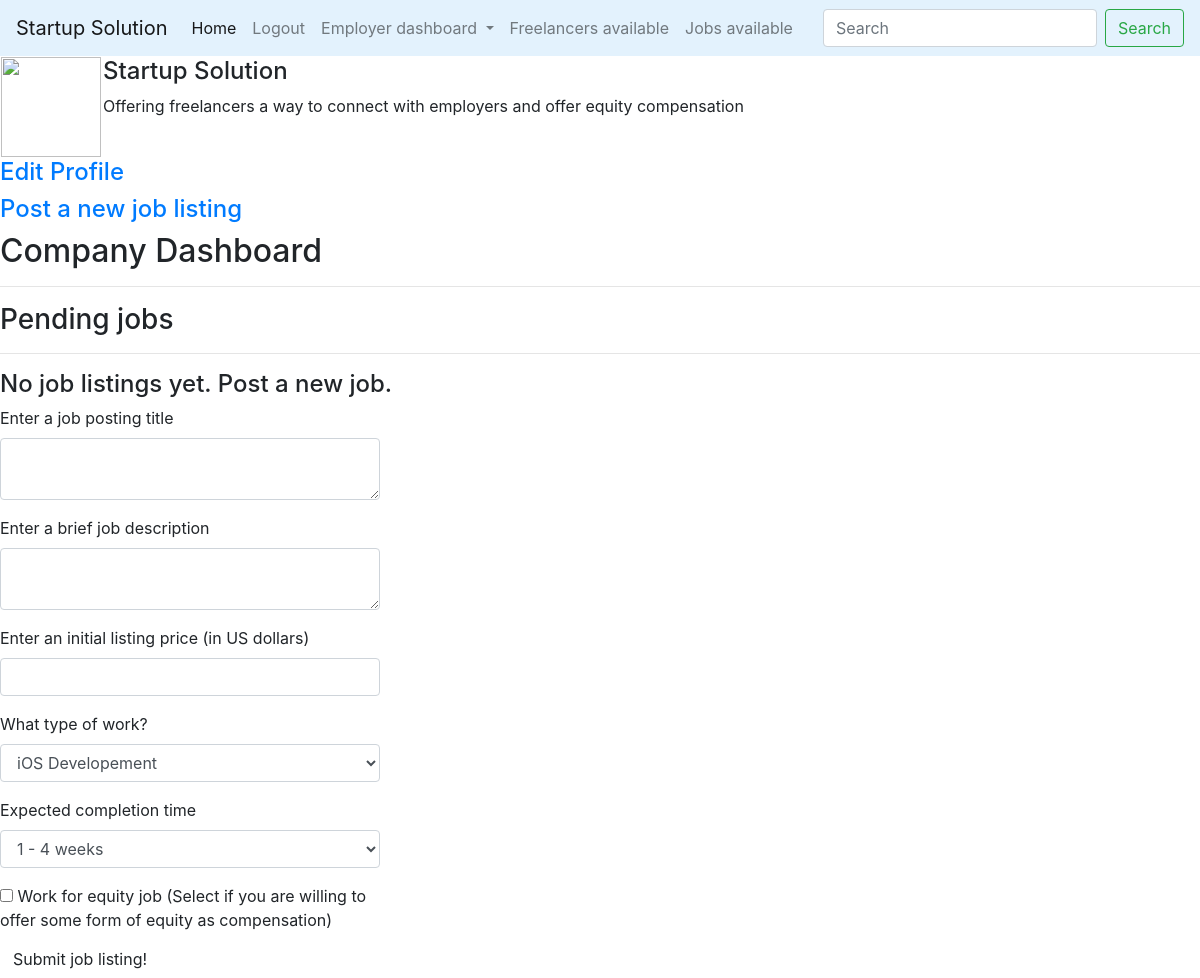
Before: /company/Startup Solution (signed in) with the older database file.
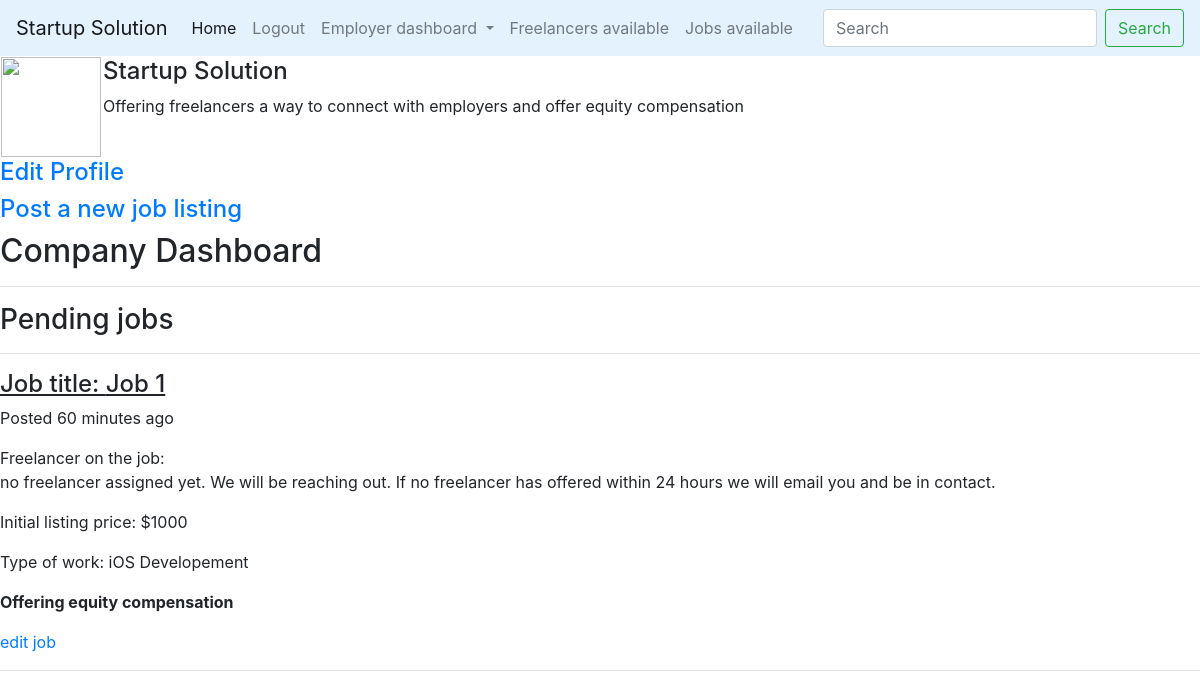
After: the same page with the newer database file.
### app/models.py (models this page shows, shortened)
class Job(db.Model):
    id = db.Column(db.Integer, primary_key=True)
    name = db.Column(db.String(64), index=True)
    job_description = db.Column(db.String(1000))
    offer_price = db.Column(db.Integer, index=True)
    job_type = db.Column(db.String(200), index=True)
    equity_job = db.Column(db.Boolean)
    posted_on = db.Column(db.DateTime)
    estimated_developement_time = db.Column(db.String(40), index=True)
    is_complete = db.Column(db.Boolean)
    startup_id = db.Column(db.Integer, db.ForeignKey('startup.id'))
    user_id = db.Column(db.Integer, db.ForeignKey('user.id'))
    def time_elapsed(self):
        try:
            time = datetime.utcnow() - self.posted_on
        except TypeError:
            return ('hours', 5)
        hours = time.days*24 + time.seconds/3600
        if hours > 24:
            return ('days', int(round(time.days)))
        elif hours < 24 and hours > 1:
            return ('hours', int(round(hours)))
        elif hours < 1:
            return ('minutes', int(round(time.seconds/60, 0)))
        elif hours < 1 and time.seconds/60 < 1:
            return ('just now', 'just now')
    def info(self):
        return '<Job {0}>'.format(self.name)
    __repr__ = info

### app/routes.py (the view, shortened to what this page needs)
@app.route('/company/<company_name>', methods=['GET', 'POST'])
@login_required
def company(company_name):
    company = Startup.query.filter_by(company_name=company_name).first_or_404()
    form = PostNewJobForm()
    if current_user.role == 'Freelancer':
        abort(404)
    is_admin = (current_user.startup[0] == company)
    if is_admin:
        jobs = company.jobs
        no_jobs = (len([job for job in jobs]) == 0)
    else:
        jobs, no_jobs = None, True
    logo_pic = company.logo_data is not None
    if logo_pic:
        url = company.logo_data.split('/')
        logo_url = "/{0}/{1}".format(url[-2], url[-1])
    kwargs= {
    'title': company_name,
    'company_name': company_name,
    'company': company,
    'is_admin': is_admin,
    'jobs': jobs,
    'no_jobs': no_jobs,
    'logo_url': logo_url,
    'form': form
    }
    return render_template('company/company.html', **kwargs)

### app/forms.py
class PostNewJobForm(FlaskForm):
    name = TextAreaField('Enter a job posting title', validators=[DataRequired()])
    job_description = TextAreaField('Enter a brief job description', validators=[DataRequired()])
    offer_price = StringField('Enter an initial listing price (in US dollars)', validators=[DataRequired()])
    job_type = SelectField('What type of work?', choices=job_types_tup, validators=[DataRequired()])
    estimated_developement_time = SelectField('Expected completion time', choices=job_times_tup, validators=[DataRequired()])
    equity_job = BooleanField('Work for equity job (Select if you are willing to offer some form of equity as compensation)')
    submit = SubmitField('Submit job listing!')

### app/models.py (called while the page is built)
    @login.user_loader
    def load_user(id):
        return User.query.get(int(id))

### app/routes.py (called while the page is built)
@app.before_request
def before_request():
    if current_user.is_authenticated:
        current_user.last_seen = datetime.utcnow()
        db.session.commit()

### app/templates/company/company.html
{% extends "base.html" %}
{% import 'bootstrap/wtf.html' as wtf %}
{% block content %}
<table>
{% if company.logo_data %}
<tr valign="top">
  <td><img src="{{ logo_url }}" width=100 height=100></td>
{% else %}
<tr valign="top">
  <td><img src="{{ company.logo(128) }}" width=100 height=100></td>
{% endif %}
<td>
  <h4>{{ company.company_name }}</h4>
  <p> {{ company.description }}</p>
</td>
</tr>
</table>
<h4><a href="{{ url_for('company_edit_profile', company_name=company_name)}}">Edit Profile</a></h4>
<h4><a href="{{ url_for('new_job_posting', company_name=company_name)}}">Post a new job listing</a></h4>
{% if is_admin %}
<h2> Company Dashboard </h2><hr>
<h3> Pending jobs </h3><hr>
{% for job in jobs %}
          <h4><u>Job title: {{ job.name }}</u></h4>
            {% if job.time_elapsed()[0] == 'days' %}
            <p>Posted {{ job.time_elapsed()[1] }} days ago</p>
            {% elif job.time_elapsed()[0] == 'hours' %}
            <p>Posted {{ job.time_elapsed()[1]}} hours ago</p>
            {% elif job.time_elapsed()[0] == 'minutes' %}
            <p>Posted {{ job.time_elapsed()[1] }} minutes ago</p>
            {% elif job.time_elapse()[0] == 'just now' %}
            <p>Posted just now</p>
            {% endif %}
          <p>Freelancer on the job:<br> {% if job.freelancer.username %}<a href="{{ url_for('user', username=job.freelancer.username)}}">
            {{ job.freelancer.username }}</a>{% else %}no freelancer assigned yet. We will be reaching out.
            If no freelancer has offered within 24 hours we will email you and be in contact. {% endif %}</p>
          <p> Initial listing price: ${{ job.offer_price }}</p>
          <p> Type of work: {{ job.job_type }}</p>
          {% if job.equity_job %}
          <p><b>Offering equity compensation</b></p>
          {% endif %}
          <p><a href="{{ url_for('edit_job_details', company_name=company_name, job_name=job.name)}}">edit job</a></p>
          <hr>
{% endfor %}
{% if no_jobs %}
<h4> No job listings yet. Post a new job. </h4>
<div class="row">
    <div class="col-md-4">
        {{ wtf.quick_form(form) }}
    </div>
</div>
{% endif %}
{% endif %}
{% endblock %}

Changed rows visible on the page:
added Job: name "Job 1", posted_on "60", offer_price "1000", job_type "iOS Developement", equity_job "Offering equity compensation"
Other visible differences:
form field job_type: "iOS Developement" → (not shown)
form field estimated_developement_time: "1 - 4 weeks" → (not shown)
form field equity_job: "☐" → (not shown)
form field submit: "Submit job listing!" → (not shown)
text no longer shown: "No job listings yet. Post a new job. Enter a job posting title Enter a brief job description Enter an initial listing price (in US dollars) What type of work? Expected completion time Work for equity job (Select if you are willing to offer some form of equity as compensation)"
